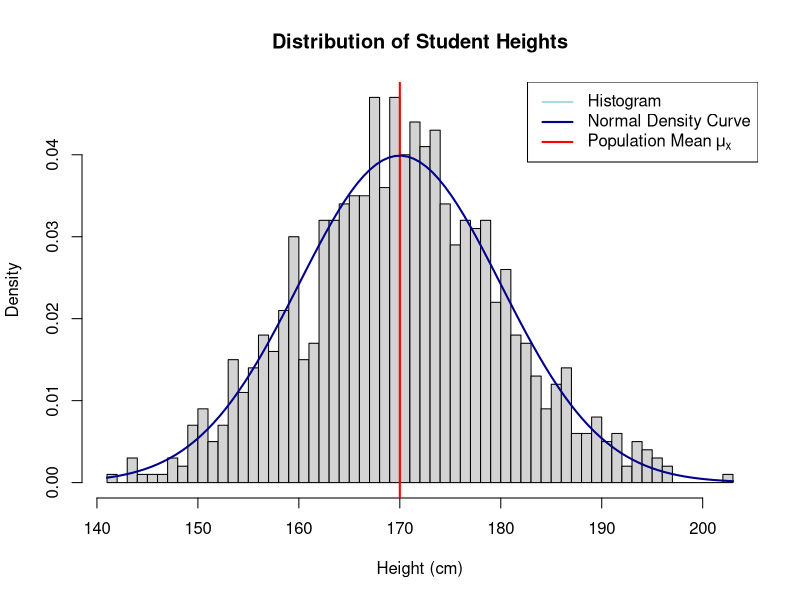
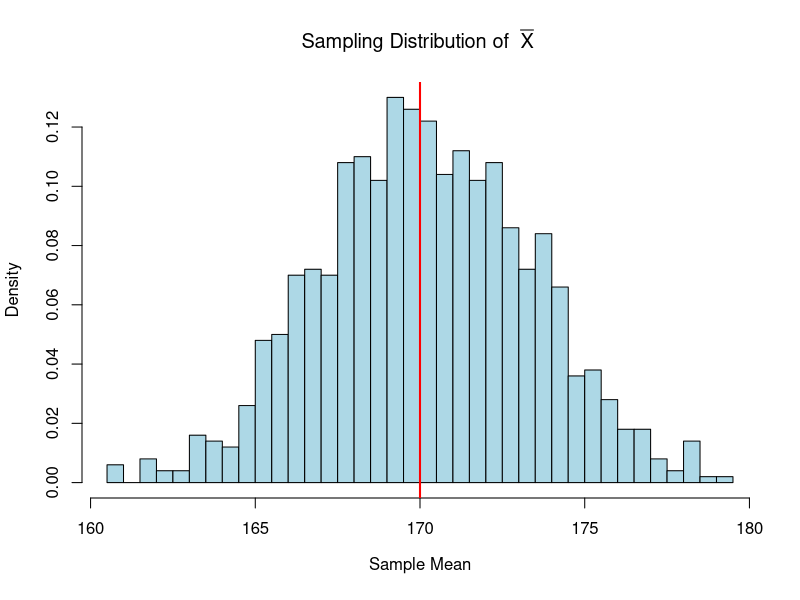
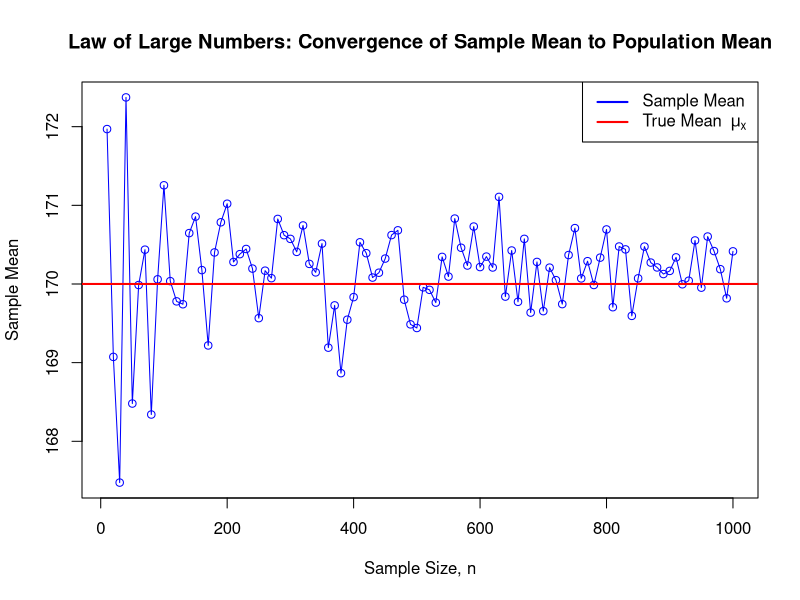
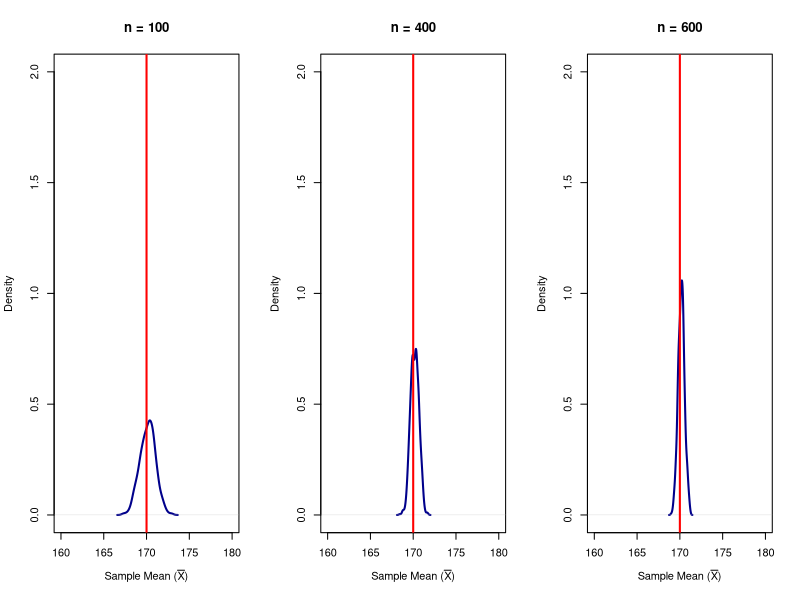

R code for these plots, in order:
#Clear workspace 
rm(list=ls())

# Set seed for reproducibility
set.seed(123)

#------------------------------------------------------------------------------------------------------------------------------
# Simulate Population Distribution
#------------------------------------------------------------------------------------------------------------------------------

# Simulate the population of student heights (in cm)
# Let's assume the population has a normal distribution with a mean of 170 cm and a standard deviation of 10 cm

population_size <- 1000
population_heights <- rnorm(population_size, mean = 170, sd = 10)

# Plot the histogram of population heights
hist(population_heights, breaks = 50, probability = TRUE, col = "lightgrey",
     main = "Distribution of Student Heights", xlab = "Height (cm)",
     ylab = "Density")

# Add a vertical line at the population mean
abline(v = 170, col = "red", lwd = 2)

# Overlay a normal density curve
curve(dnorm(x, mean = 170, sd = 10), add = TRUE, col = "darkblue", lwd = 2)

# Add a legend
legend("topright", legend = c("Histogram", "Normal Density Curve", expression("Population Mean" ~ mu[x])),
       col = c("lightblue", "darkblue", "red"), lty = c(1, 1, 1), lwd = 2)


#------------------------------------------------------------------------------------------------------------------------------
# Random sampling 
#------------------------------------------------------------------------------------------------------------------------------

# Number of samples to draw
num_samples <- 1000
sample_size <- 10

# Initialize a vector to store sample means
sample_means <- numeric(num_samples)

# Draw 1000 samples of size 10 and compute the sample means
for (i in 1:num_samples) {
  sample <- sample(population_heights, size = sample_size, replace = TRUE)
  sample_means[i] <- mean(sample)
}

# Plot the sampling distribution of the sample means
hist(sample_means, breaks = 50, probability = TRUE, col = "lightblue",
     main = expression("Sampling Distribution of " ~ bar(X) ~ ""),
     xlab = expression("Sample Mean"), ylab = "Density")

# Add a vertical line at the population mean
abline(v = 170, col = "red", lwd = 2)

#------------------------------------------------------------------------------------------------------------------------------
# Law of large numbers  
#------------------------------------------------------------------------------------------------------------------------------

# True population mean
true_mean <- 170

# Simulate taking random samples of increasing size
sample_sizes <- seq(10, 1000, by = 10) # Sample sizes from 10 to 1000, in steps of 10

# Initialize a vector to store sample means
sample_means <- numeric()

# For each sample size, take a sample from the population and compute the mean
for (n in sample_sizes) {
  sample <- sample(population_heights, size = n, replace = TRUE)
  sample_means <- c(sample_means, mean(sample))
}

# Plot the sample means and show how they converge to the true population mean
plot(sample_sizes, sample_means, type = "o", col = "blue",
     xlab = "Sample Size, n", ylab = "Sample Mean",
     main = "Law of Large Numbers: Convergence of Sample Mean to Population Mean")
abline(h = true_mean, col = "red", lwd = 2) # Add a horizontal line for the true population mean
legend("topright", legend = c("Sample Mean", expression("True Mean " ~ mu[x] ~ "")),
       col = c("blue", "red"), lty = 1, lwd = 2)

#------------------------------------------------------------------------------------------------------------------------------
# Sampling distribution of sample average (as n increases)
#------------------------------------------------------------------------------------------------------------------------------

# Function to plot only the density curve for a given sample size 'n'
plot_density_curve <- function(n, num_samples, xlim_range, ylim_range) {
  # Initialize a vector to store sample means
  sample_means <- numeric(num_samples)
  
  # Draw 'num_samples' samples of size 'n' and compute the sample means
  for (i in 1:num_samples) {
    sample <- sample(population_heights, size = n, replace = TRUE)
    sample_means[i] <- mean(sample)
  }
  
  # Plot only the empirical density curve based on the sample means
  plot(density(sample_means), col = "darkblue", lwd = 2, xlim = xlim_range, ylim = ylim_range,
       main = paste("n =", n),
       xlab = expression(paste("Sample Mean (", bar(X), ")")), ylab = "Density")
  
  # Add a vertical line at the population mean
  abline(v = 170, col = "red", lwd = 2)

}

# Set number of samples to draw
num_samples <- 1000

# Set the same x and y limits for all plots
xlim_range <- c(160, 180)  # Define x-axis limits based on your data
ylim_range <- c(0, 2)    # Adjusted y-axis limits for the density

# Create a 1x3 grid for the plots
par(mfrow = c(1, 3))  # 1 row, 3 columns

# Plot the density curve for n = 50
plot_density_curve(100, num_samples, xlim_range, ylim_range)

# Plot the density curve for n = 300
plot_density_curve(400, num_samples, xlim_range, ylim_range)

# Plot the density curve for n = 600
plot_density_curve(600, num_samples, xlim_range, ylim_range)
